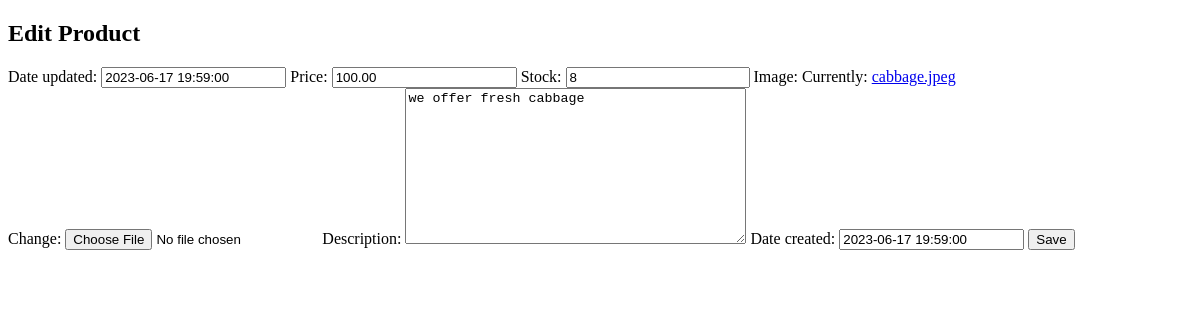
Page /inventory/product/edit/1/ on the earlier database version.
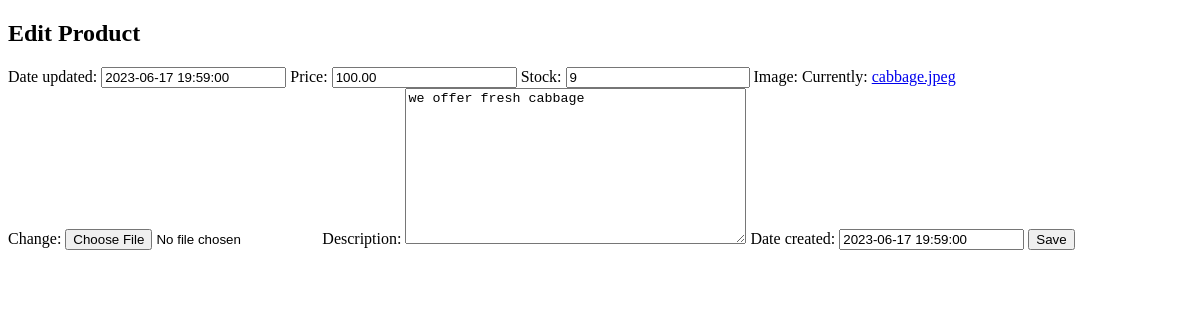
Same page on the later database version.
### inventory/models.py (models this page shows)
class Product(models.Model):
    price=models.DecimalField(max_digits=8,decimal_places=2)
    stock=models.PositiveBigIntegerField()
    image=models.ImageField()
    description=models.TextField()
    date_created=models.DateTimeField()
    date_updated=models.DateTimeField(auto_created=True)

### inventory/views.py (the view)
# urls.py: path("product/edit/<int:id>/", product_update_view, name='product_update_view')
def product_update_view(request, id):
    product = Product.objects.get(id=id)
    if request.method == 'POST':
         form = ProductUploadForm(request.POST, instance=product)
         if form.is_valid():
            form.save()
            return redirect("product_detail", id=product.id)
    else:
            form = ProductUploadForm(instance=product)
            return render(request, "inventory/edit_product.html", {'form': form})

### inventory/forms.py
class ProductUploadForm(forms.ModelForm):
    class Meta:
        model = Product
        fields = '__all__'

### templates/inventory/edit_product.html (shortened to what this page needs)
<!DOCTYPE html>
<html lang="en">
<head>
</head>
<body>
    <h2>Edit Product</h2>
    <form method="POST" class="post-form">{% csrf_token %}
        {{ form.as_table }}
        <button type="submit" class="save btn btn-default">Save</button>
    </form>
</body>
</html>

Differences in the rows shown:
changed Product "we offer fresh cabbage": stock "8" → "9"
